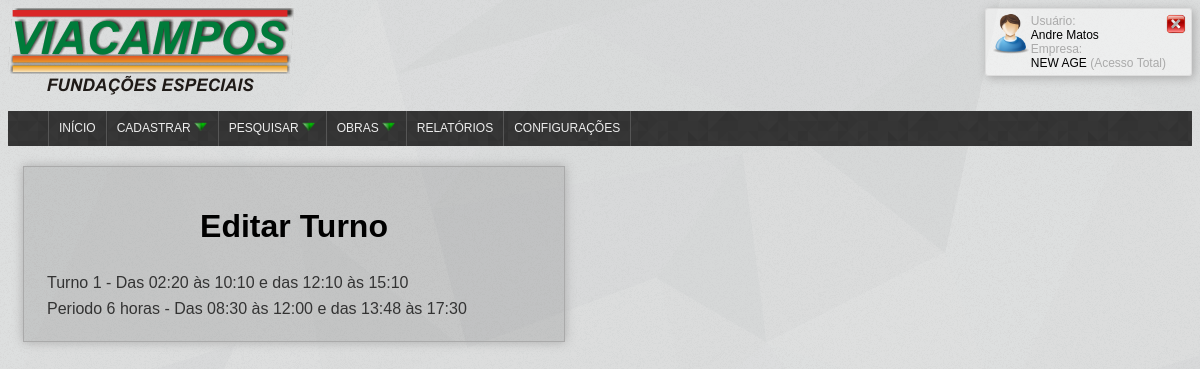
Screenshot of /administrator/edita_turno-1.php (signed in) with the database file from the repository.
### tables this page shows
CREATE TABLE IF NOT EXISTS `turno` (
  `id` int(11) NOT NULL,
  `nome` varchar(255) NOT NULL,
  `descricao` varchar(255) NOT NULL,
  `ini_exp` time NOT NULL COMMENT 'Inicio expediente',
  `ini_alm` time NOT NULL COMMENT 'Inicio almoço',
  `fim_alm` time NOT NULL COMMENT 'Fim almoço',
  `fim_exp` time NOT NULL COMMENT 'Fim expediente',
  `oculto` int(11) NOT NULL
);

### model/class_turno_bd.php (called while the page is built, shortened)
<?php
class Turno{
	public function get_name_all_turno_disponiveis(){
		 $sql = new Sql();
		 $return = array();
		 $aux=0;
		 $query = mysql_query("SELECT * FROM turno as turno WHERE oculto = 0 && NOT EXISTS (SELECT id FROM funcionario WHERE id_turno = turno.id)");
		 while($result =  mysql_fetch_array($query)){
		 	$return[$aux][0] = $result['id'];
		 	$return[$aux][1] = $result['descricao'];
		 	$return[$aux][2] = $result['nome'];
		 	$aux++;
		 }
		 return $return;
	}
}
 ?>

### administrator/edita_turno-1.php (the view, shortened to what this page needs)
<?php
include_once("../model/class_turno_bd.php");
?>
<html>
<head>
   <link rel="stylesheet" type="text/css" href="style.css">
</head>
<body>
           <?php include("../view/topo.php") ?>
            <div class="formulario">
              <h1>Editar Turno</h1>
            <?php
                 if(isset($_GET['verificador']) && $_GET['verificador'] == 1){
                    $turno = new Turno();
                    $turno = $turno->getTurnoById($_GET['id']);
                    $nome = $turno->nome;
                    $ini_exp_h = $turno->ini_exp[0].$turno->ini_exp[1];
                    $ini_exp_m = $turno->ini_exp[3].$turno->ini_exp[4];
                    $ini_alm_h = $turno->ini_alm[0].$turno->ini_alm[1];
                    $ini_alm_m = $turno->ini_alm[3].$turno->ini_alm[4];
                    $fim_alm_h = $turno->fim_alm[0].$turno->fim_alm[1];
                    $fim_alm_m = $turno->fim_alm[3].$turno->fim_alm[4];
                    $fim_exp_h = $turno->fim_exp[0].$turno->fim_exp[1];
                    $fim_exp_m = $turno->fim_exp[3].$turno->fim_exp[4];
                ?>
                  <form method="POST" class="ad_turno" id="ad_turno" name="ad_turno" action="edita_turno.php" onsubmit="return validate(this)">
                  <input type="hidden" name="confirm_ed" id="confirm_ed" value="1">
                  <input type="hidden" name="id_turno" id="id_turno" value="<?php echo $_GET['id']; ?>">
                  <table border="0">
                     <tr> <td><span>Nome:</span></td> <td ><input type="text" id="nome" name="nome" style="width:100px;" title="Digite um nome para esse turno" value="<?php echo $nome; ?>"></td></tr>
                     <tr> <td ><span>Início expediente:</span></td> <td><input type="text" id="ini_exp_h" name="ini_exp_h" value="<?php echo $ini_exp_h; ?>"><span>h</span><input type="text" id="ini_exp_m" name="ini_exp_m" value="<?php echo $ini_exp_m; ?>"><span>m</span></td></tr>
                     <tr> <td ><span>Início almoço:</span></td> <td><input type="text" id="ini_alm_h" name="ini_alm_h" value="<?php echo $ini_alm_h; ?>"><span>h</span><input type="text" id="ini_alm_m" name="ini_alm_m" value="<?php echo $ini_alm_m; ?>"><span>m</span></td></tr>
                     <tr> <td ><span>Fim almoço</span></td> <td><input type="text" id="fim_alm_h" name="fim_alm_h" value="<?php echo $fim_alm_h; ?>"><span>h</span><input type="text" id="fim_alm_m" name="fim_alm_m" value="<?php echo $fim_alm_m; ?>"><span>m</span></td></tr>
                     <tr> <td ><span>Fim expediente:</span></td> <td><input type="text" id="fim_exp_h" name="fim_exp_h" value="<?php echo $fim_exp_h; ?>"><span>h</span><input type="text" id="fim_exp_m" name="fim_exp_m" value="<?php echo $fim_exp_m; ?>"><span>m</span></td></tr>
                     <tr><td colspan="3"><input style="width:80px;"type="submit" name="button" id="button" value="Editar"></td> </tr>
                  </table>
               </form>
                <?php
                 }else{ ?>
                  <?php
                    $turno = new Turno();
                    $turnos = $turno->get_name_all_turno_disponiveis();
                    echo '<table class="exibe_func">';
                    foreach($turnos as $key => $turno){
                       echo '<tr>
                                <td><a href="edita_turno.php?verificador=1&id='.$turnos[$key][0].'">'.$turnos[$key][2].' - ' .$turnos[$key][1].'</a></td></tr>';
                    }
                    echo '</table>';
                   ?>
                  <?php }
                   ?>
            </div>
</body>
</html>

### administrator/style.css (style rules this page uses)
body { background: url("../images/shattered.png"); font-family: Arial; }
.formulario table { margin-top: 10px; }
.formulario table td { padding-top:5px; }
.formulario { padding:20px; box-shadow: 0px 0px 10px #aaa; float: left; margin-top: 20px; margin-left: 15px; border: 1px solid#aaa; margin-bottom: 20px; width: 500px; text-align: center; background-color: rgba(100,100,100,0.2); }
.formulario a { text-decoration: none; color: #333; }

### rows the page displays
turno: nome "Turno 1", descricao "Das 02:20 às 10:10 e das 12:10 às 15:10"
turno: nome "Periodo 6 horas", descricao "Das 08:30 às 12:00 e das 13:48 às 17:30"

### other values shown
$_SESSION["user"] "Andre Matos"
$_SESSION['empresa'] "NEW AGE"
$nivel_acesso "Acesso Total"
